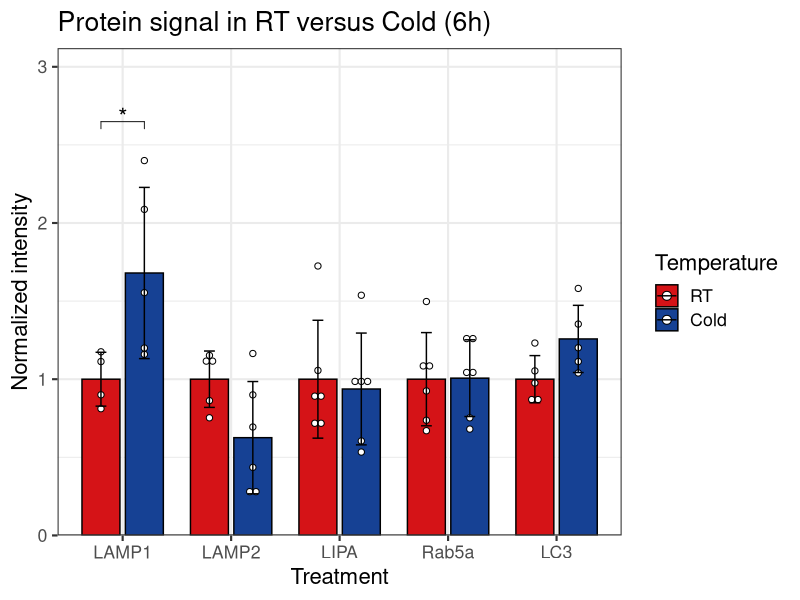
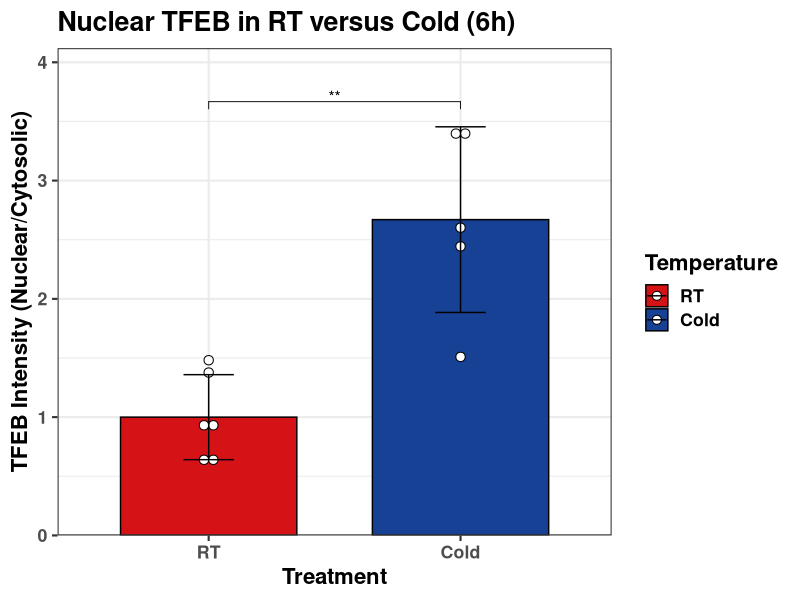
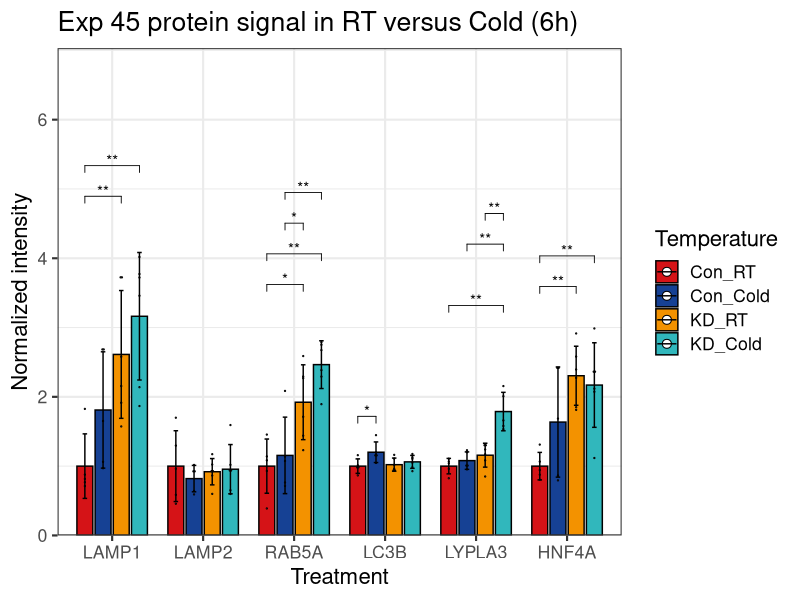
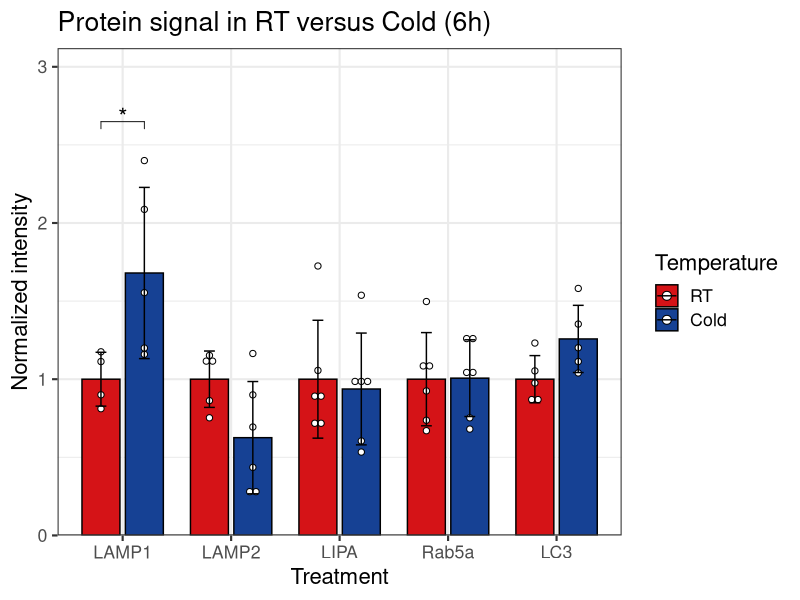
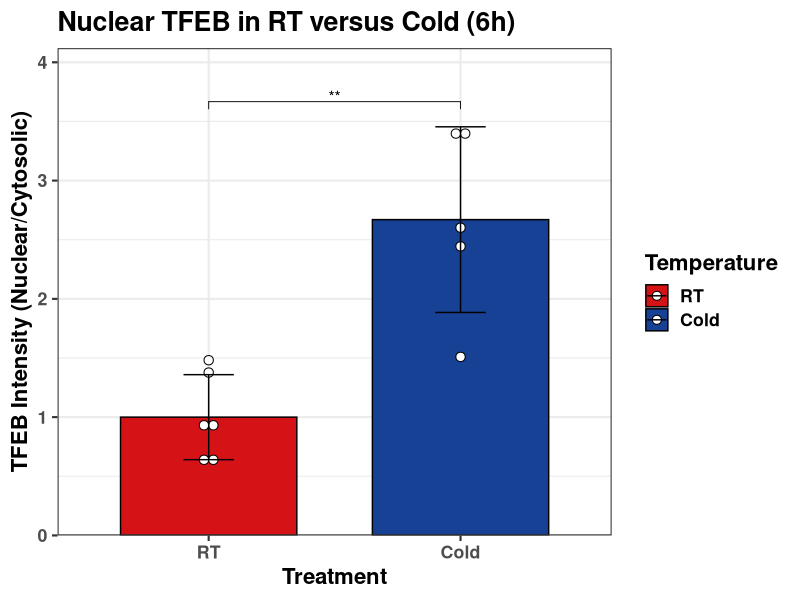
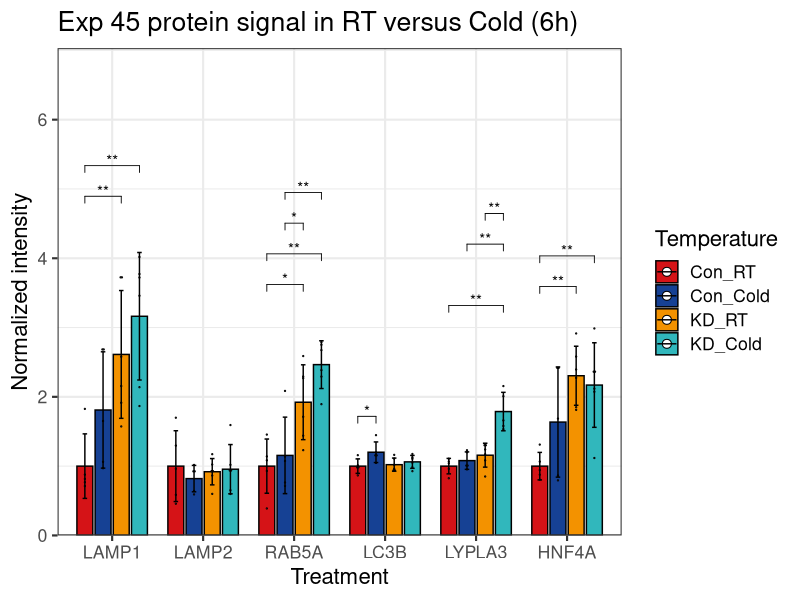

Here is the R script that generated these plots, in order:
## ---- chunk 1
#| echo: false
if(!require(tidyverse)){install.packages("tidyverse")}
if(!require(readxl)){install.packages("readxl")}
if(!require(ggpubr)){install.packages("ggpubr")}
if(!require(Cairo)){install.packages("Cairo")} # Requires XQuartz software on MacOS
if(!require(rstatix)){install.packages("rstatix")}
if(!require(ggsci)){install.packages("ggsci")} 
pal_33 <- c("#D51317", "#164194")
pal_45 <- c("#D51317", "#164194", "#F39200FF", "#31B7BCFF")
## ---- chunk 2
mdat1 <- read_xlsx("data/Westerns/Exp33_gel01_quant.xlsx", sheet = 2)
mdat2 <- read_xlsx("data/Westerns/2023_0512_Exp33_gel_quant.xlsx", sheet = 3)
mdat3 <- read_xlsx("data/Westerns/2023_0512_Exp33_gel_quant.xlsx", sheet = 1)
mdat4 <- read_xlsx("data/Westerns/2023_0413_Exp33_gel_quant.xlsx", sheet = 2)
#mdat5 <- read_xlsx("data/Westerns/2023_0413_Exp33_gel_quant.xlsx", sheet = 3)
mdat6 <- read_xlsx("data/Westerns/2023_0413_Exp33_gel_quant.xlsx", sheet = 4)
mdat5 <- read_xlsx("data/Westerns/2023_0413_Exp33_gel_quant.xlsx", sheet = 5)    # New LC3

mdat1$Protein <- "LAMP2"
mdat2$Protein <- "LIPA"
mdat3$Protein <- "LAMP1"
mdat4$Protein <- "Rab5a"
mdat5$Protein <- "LC3"
mdat6$Protein <- "Rab5a"

# LYPLA3
names(mdat1)[3] <- "Target"
names(mdat1)[5] <- "Ratio"


mdat <- bind_rows(mdat1, mdat2, mdat3, mdat6, mdat5)
mdat <- mdat |> select(Sample, Treatment, Ratio, Protein)

mdat$Treatment <- factor(mdat$Treatment, levels = c("RT", "Cold")
                         )

mdat$Protein <- factor(mdat$Protein, levels = c("LAMP1", "LAMP2",
                                                "LIPA", "Rab5a", 
                                                "LC3")
                         )

mdat$ID <- rownames(mdat)
mdat <- mdat |> filter(!ID %in% c("26", "28", "34", "49", "54"))

mdat <- mdat |> group_by(Protein) |> 
  mutate(norm = Ratio/mean(Ratio[Treatment == "RT"])
         ) 

  
# Change 'x= ' to "Protein" if plotting multiple proteins 
p0 <- ggbarplot(mdat, x = "Protein", y = "norm", 
                add = c("mean_sd", "dotplot"), 
                color = "Treatment", fill = "Treatment", 
                add.params = list(width = 0.2,
                                  binwidth = 0.15*min(mdat$norm, na.rm = T)
                                  ),
                position = position_dodge(0.8), size = 0.5
                ) +
  scale_y_continuous(limits = c(0.00, 1.30*max(mdat$norm, na.rm = T)
                                ),
                     expand = c(0.0,0)
                     )

p1 <- ggpar(p0, palette = pal_33, legend = "right", legend.title = "Temperature", 
            title = "Protein signal in RT versus Cold (6h)",  
            xlab = "Treatment", ylab = "Normalized intensity") 

stat.test <- mdat |>
  na.omit() |>
  group_by(Protein) |>
  wilcox_test(norm ~ Treatment) |>
  adjust_pvalue(method = "none") |>
  add_significance("p")

stat.test$p.adj.signif <- stat.test$p.signif
stat.test <- stat.test |>
  na.omit() |>
  add_xy_position(fun = "max", "Protein", dodge = 0.8) 

p2 <- p1 + stat_pvalue_manual(
  stat.test, label = "p.signif",
  size = 6,
  bracket.nudge.y = 0.1,
  tip.length = 0.02, 
  hide.ns = T)

p3 <- p2 + theme_bw(base_size = 16) +
  scale_color_manual(values = c("black", "black"))
print(p3)

CairoPDF("output/Fig2/Fig2A_Exp33_WB_Gen_updated2.pdf", height = 8, width = 14)
  print(p3)
dev.off()
## ---- chunk 3
mdat <- read_xlsx("data/Westerns/2022_0525_Quant.xlsx", sheet = 4)
mdat$Condition <- factor(mdat$Condition, levels = c("RT", "Cold"))
names(mdat)[2] <- "Treatment"

mdat <- mdat |> mutate(Ratio_norm = Ratio/mean(Ratio[Treatment == "RT"])
                       )

p0 <- ggbarplot(mdat, x = "Treatment", y = "Ratio_norm", 
                add = c("mean_sd", "dotplot"), color = "Treatment", fill = "Treatment", 
                add.params = list(width = 0.20, 
                                  binwidth = .13*min(mdat$Ratio_norm, na.rm = T)),
                position = position_dodge(0.8), size = 0.5) +
  scale_y_continuous(limits = c(0.00, 1.2*max(mdat$Ratio_norm, na.rm = T)),
                     expand = c(0,0)
                     )

p1 <- ggpar(p0, palette = pal_33, legend = "right", legend.title = "Temperature", 
            title = "Nuclear TFEB in RT versus Cold (6h)",  
            xlab = "Treatment", ylab = "TFEB Intensity (Nuclear/Cytosolic)") + 
      theme_bw(base_size = 16) + 
      theme(text = element_text(face = "bold", color = "black"))

stat.test <- mdat |>
  na.omit() |>
  t_test(Ratio_norm ~ Treatment) |>
  adjust_pvalue(method = "none") |>
  add_significance("p")

stat.test$p.adj.signif <- stat.test$p.signif
stat.test <- stat.test |>
  na.omit() |>
  add_xy_position(fun = "max", "Treatment", dodge = 0.8) 

p2 <- p1 + stat_pvalue_manual(stat.test, label = "p.signif",
                              size = 4,
                              tip.length = 0.02, 
                              hide.ns = F)

p3 <- p2 + scale_color_manual(values = c("black", "black"))
print(p3)

CairoPDF("output/Fig2/Fig2E_TFEB_nuclear_WB_Comp_relRT.pdf", height = 8, width = 12)
  print(p3)
dev.off()

## ---- chunk 4
mdat1 <- read_xlsx("data/Westerns/2023_0423_Exp45_quant.xlsx", sheet = "LAMP1")
mdat2 <- read_xlsx("data/Westerns/2023_0423_Exp45_quant.xlsx", sheet = "LAMP2")
mdat3 <- read_xlsx("data/Westerns/2023_0423_Exp45_quant.xlsx", sheet = "RAB5A")
mdat4 <- read_xlsx("data/Westerns/2023_0423_Exp45_quant.xlsx", sheet = "LC3")
mdat5 <- read_xlsx("data/Westerns/2023_0423_Exp45_quant.xlsx", sheet = "LYPLA3")
mdat6 <-  read_xlsx("data/Westerns/2023_0423_Exp45_quant.xlsx", sheet = "HNF4A")

mdat1$Protein <- "LAMP1"
mdat2$Protein <- "LAMP2"
mdat3$Protein <- "RAB5A"
mdat4$Protein <- "LC3B"
mdat5$Protein <- "LYPLA3"
mdat6$Protein <- "HNF4A"

mdat <- bind_rows(mdat1, mdat2, mdat3, mdat4, mdat5, mdat6)
mdat <- mdat |> select(Sample, Temp, Genotype, Ratio, Protein)

mdat$Treatment <- paste0(mdat$Genotype, "_", mdat$Temp)
mdat$Treatment <- factor(mdat$Treatment, levels = c("Con_RT", "Con_Cold",
                                                    "KD_RT", "KD_Cold")
                         )

mdat$Protein <- factor(mdat$Protein, levels = c("LAMP1", "LAMP2",
                                                "RAB5A", "LC3B", 
                                                "LYPLA3", "HNF4A")
                         )

mdat <- mdat |> group_by(Protein) |> 
  mutate(norm = Ratio/mean(Ratio[Treatment == "Con_RT"])
         ) 

# Change 'x= ' to "Protein" if plotting multiple proteins 
p0 <- ggbarplot(mdat, x = "Protein", y = "norm", 
                add = c("mean_sd", "dotplot"), 
                color = "Treatment", fill = "Treatment", 
                add.params = list(width = 0.2,
                                  binwidth = 0.05*min(mdat$norm, na.rm = T)
                                  ),
                position = position_dodge(0.8), size = 0.5
                ) +
  scale_y_continuous(limits = c(0.00, 1.75*max(mdat$norm, na.rm = T)
                                ),
                     expand = c(0.0,0)
                     )

p1 <- ggpar(p0, palette = pal_45, legend = "right", legend.title = "Temperature", 
            title = "Exp 45 protein signal in RT versus Cold (6h)",  
            xlab = "Treatment", ylab = "Normalized intensity") 

stat.test <- mdat |>
  na.omit() |>
  group_by(Protein) |>
  wilcox_test(norm ~ Treatment) |>
  adjust_pvalue(method = "none") |>
  add_significance("p")

stat.test$p.adj.signif <- stat.test$p.signif
stat.test <- stat.test |>
  na.omit() |>
  add_xy_position(fun = "mean_sd", "Protein", dodge = 0.8) 

p2 <- p1 + stat_pvalue_manual(
  stat.test, label = "p.signif",
  bracket.nudge.y = 0,
  tip.length = 0.02, 
  hide.ns = T)

p3 <- p2 + theme_bw(base_size = 16) +
  scale_color_manual(values = c("black", "black",
                                "black", "black")
                     )
print(p3)

CairoPDF("output/Fig4/SFig4D_Exp45_WB_Gen.pdf", height = 8, width = 14)
  print(p3)
dev.off()
